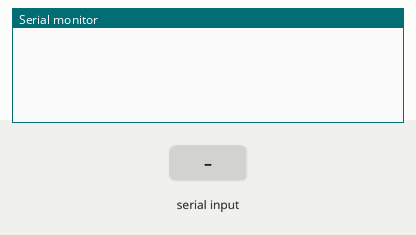
This sketch was run on a simulated Arduino Uno, built with avr-gcc and run on an emulated ATmega328P. Shown: the last lines printed to the serial monitor. The inputs (shaded band) are chosen by the test bench. Storage starts empty.

Above: at 1.2 s.
1.3 s: "i" received over Serial
At 2.5 s:
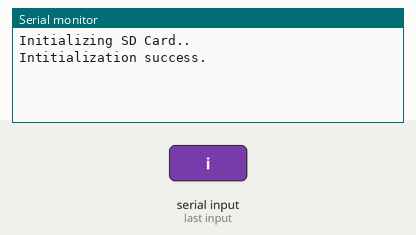
2.8 s: "I" received over Serial
At 4.2 s:
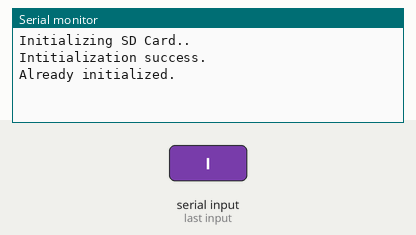

Measured:
- after the input at 1.3 s, the serial monitor: prints a new line at once (image 1)
- after the input at 2.8 s, the serial monitor: prints a new line at once (image 2)

The sketch:

exVv.ino
```cpp
// -----------------------------------------------------//
//
//  Micro SD Card initialization code.
//  Type "i" or "I" in the serial terminal to
//  initialize the card.
//
//  Author : Vishnu M Aiea
//  Web : www.vishnumaiea.in
//  IST 4:04 PM 28-02-2017, Tuesday
//
//------------------------------------------------------//

#include <SPI.h>
#include <SD.h> //include the SD library
byte inByte;
bool sdInitSuccess = false; //card init status

void setup() {
  Serial.begin(9600);
  while (!Serial) {
    ; //wait for the serial port to connect.
  }
}

void loop() {
  if (Serial.available() > 0) {
    inByte = Serial.read();
    if (inByte == 'i' || inByte == 'I') {
      if (sdInitSuccess) {
        Serial.println("Already initialized.");
        Serial.println();
      }
      else if (!sdInitSuccess) { //if not already initialized
        Serial.println("Initializing SD Card..");
        if (!SD.begin(10)) { //using pin 10 (CS)
          Serial.println("Initialization failed!");
          Serial.println();
          sdInitSuccess = false;
          return;
        }
        else {
          Serial.println("Intitialization success.");
          Serial.println();
          sdInitSuccess = true;
        }
      }
    }
  }
}
```
